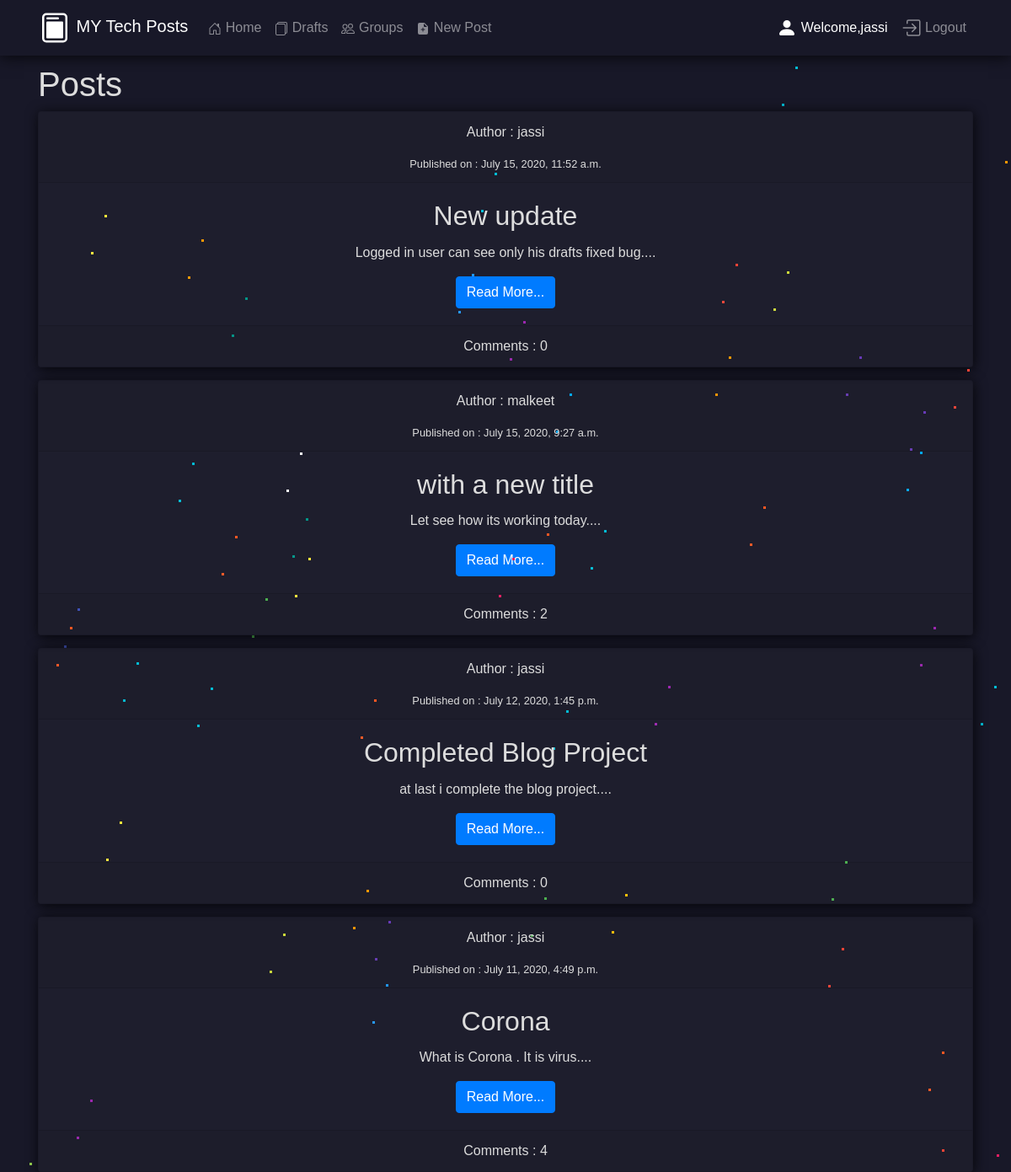
Page /blog/post_list/ (signed in) on the committed database.
### blog/models.py (models this page shows, shortened)
class Post(models.Model):
    author = models.ForeignKey('auth.user',on_delete=models.CASCADE)
    title = models.CharField(max_length=256)
    text = models.TextField()
    date_created = models.DateTimeField(auto_now_add=True)
    date_posted = models.DateTimeField(blank=True,null=True)
    group = models.ForeignKey("blog.Mygroup", related_name=("posts"), on_delete=models.CASCADE,null=True,blank=True)
    def approved_comments(self):
        return self.comments.filter(approved_comment=True)

### blog/views.py (the view)
# urls.py: path('post_list/',views.PostListView.as_view(),name = 'postlist'),
class PostListView(ListView):
    model = Post
    def get_queryset(self):
        return Post.objects.filter(date_posted__lte = timezone.now()).order_by('-date_posted')

### blog/templates/blog/post_list.html (shortened to what this page needs)
{% extends 'blog/base.html' %}
{% block body_block %}
<h1>Posts</h1>
{% for post in post_list %}
    <div>
        <div class="post card mycard text-center">
        <div class="card-header">
        <p>Author : {{post.author}}</p>
        <small>Published on : {{post.date_posted}}</small></footer>
        </div>
        <div class="card-body">
            <h2 class="card-title">{{post.title}}</h2>
            <p class="card-text">{{post.text|slice:":50"}}....</p>
            <a href="{% url 'blog:postdetail' pk=post.pk %}" class="btn btn-primary">Read More...</a>
        </div>
        <div class="card-footer">Comments : {{post.approved_comments.count}}</div>
    </div>
{% endfor %}
{% endblock body_block %}

### blog/templates/blog/base.html (shortened to what this page needs)
<!DOCTYPE html>
<html lang="en">
{% load static %}
<head>
    <link rel="stylesheet" href="https://stackpath.bootstrapcdn.com/bootstrap/4.5.0/css/bootstrap.min.css"
>
    <link rel="stylesheet" href="{% static 'style.css' %}">
    <link rel="stylesheet" href="{% static 'imported.css' %}">
</head>
<body>
    <nav class="mynav navbar sticky-top navbar-expand-lg navbar-dark">
        <div class="container">
            <a class="navbar-brand" href="{% url 'blog:postlist' %}">
                MY Tech Posts
            </a>
            <div class="collapse navbar-collapse" id="navbarSupportedContent">
                <ul class="navbar-nav mr-auto">
                    <li class="nav-item">
                        <a class="nav-link" href="{% url 'home' %}">
                            Home
                        </a>
                    </li>
                    <li class="nav-item">
                        <a class="nav-link" href="{% url 'blog:drafts' %}">
                            Drafts
                        </a>
                    </li>
                    <li class="nav-item">
                        <a class="nav-link" href="{% url 'blog:mygrouplist' %}">
                            Groups
                        </a>
                    </li>
                    {% if user.is_authenticated %}
                    <li class="nav-item">
                        <a class="nav-link" href="{% url 'blog:postcreate' %}">
                            New Post
                        </a>
                    </li>
                    {% endif %}
                </ul>
                <ul class="navbar-nav  my-2 my-lg-0">
                    {% if user.is_authenticated %}
                    <li class="nav-item">
                        <a class="nav-link active disabled" href="/">
                            <svg width="1.5em" height="1.5em" viewBox="0 0 16 16" class="bi bi-person-fill"
                                fill="currentColor" xmlns="http://www.w3.org/2000/svg">
                                <path fill-rule="evenodd"
                                    d="M3 14s-1 0-1-1 1-4 6-4 6 3 6 4-1 1-1 1H3zm5-6a3 3 0 1 0 0-6 3 3 0 0 0 0 6z" />
                            </svg>
                            Welcome,{{user.username}}</a>
                    </li>
                    <li class="nav-item">
                        <a class="nav-link" href="{% url 'logout' %}">
                            Logout</a>
                    </li>
                    {% endif %}
                </ul>
            </div>
        </div>
        <div class="starsec"></div>
        <div class="starthird"></div>
        <div class="starfourth"></div>
    </nav>
    <div class="margin-body">
        <div>
            <div class="starsec"></div>
            <div class="starthird"></div>
            <div class="starfourth"></div>
        </div>
        <div class="container">
            {% block body_block %}{% endblock body_block %}
        </div>
</body>
</html>

### blog/static/style.css (style rules this page uses)
body { color: #ddd; }
.mynav { margin-bottom: 10px ; background-image:url("https://1.bp.blogspot.com/-Fo3iRt97ZXY/XvSG4EMwi0I/AAAAAAAAVEo/mrApRTcVVRk1m-fX9K-ffNwRUXlHUocdwCLcBGAsYHQ/s1600/h.jpg");; box-shadow: 0px 1px 18px rgba(0, 0, 0, 0.795); }
html { height: 100%; }
body { margin:0; padding:0; font-family: sans-serif; }
.mycard { box-shadow: 1px 2px 15px rgba(0, 0, 0, 0.795); background-color: rgba(255, 255, 255, 0.027); margin-bottom: 15px; }

### rows in the picture
Post: author "jassi", date_posted "July 15, 2020, 11:52 a.m.", title "New update", text "Logged in user can see only his drafts fixed bug", approved_comments.count "0"
Post: author "malkeet", date_posted "July 15, 2020, 9:27 a.m.", title "with a new title", text "Let see how its working today", approved_comments.count "2"
Post: author "jassi", date_posted "July 12, 2020, 1:45 p.m.", title "Completed Blog Project", text "at last i complete the blog project", approved_comments.count "0"
Post: author "jassi", date_posted "July 11, 2020, 4:49 p.m.", title "Corona", text "What is Corona . It is virus", approved_comments.count "4"

### other values in the picture
{{ user.username }} "jassi"
